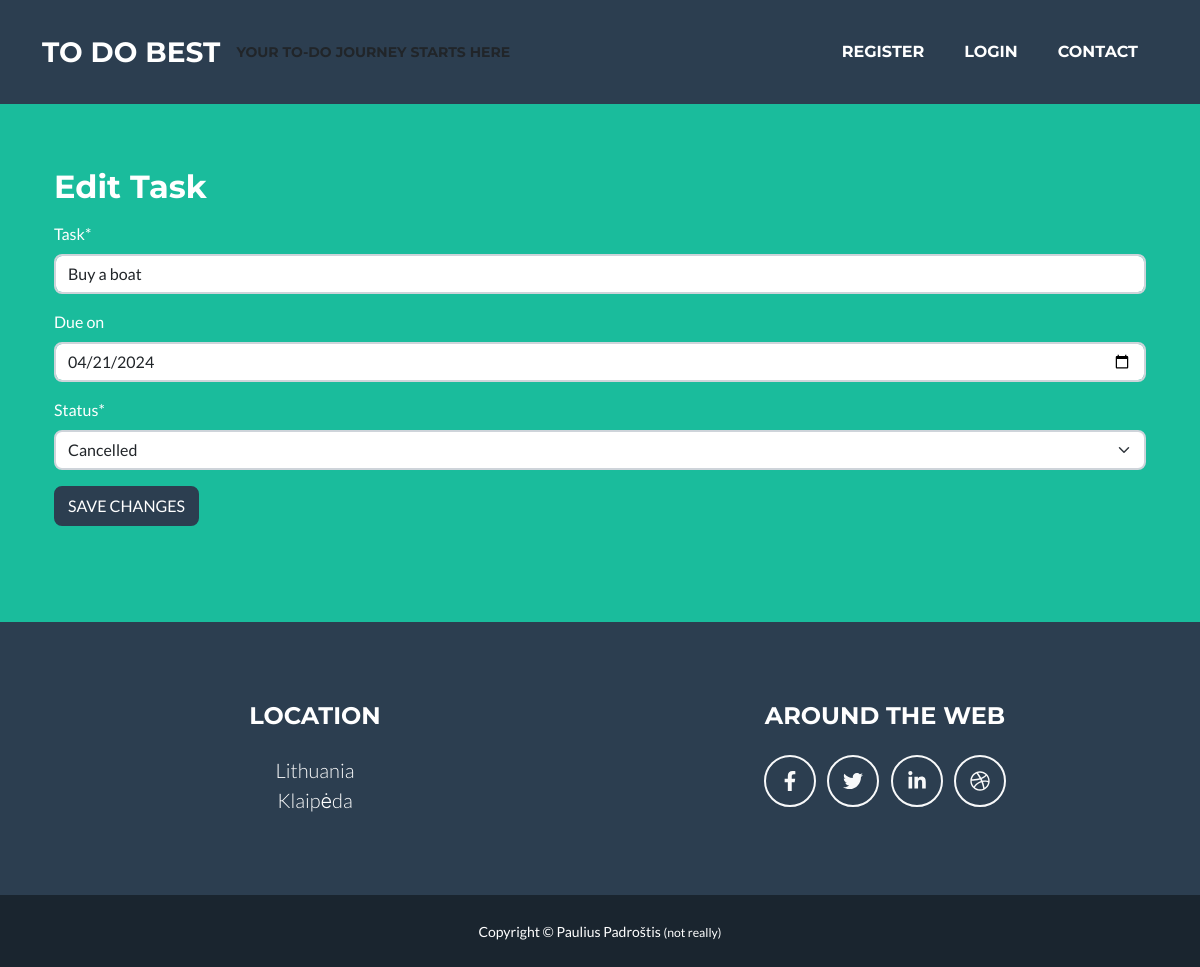
/update_todo/95/update, run on the app's committed database.
### todoapp/models.py (models this page shows, shortened)
class Task(models.Model):
    task = models.CharField(verbose_name='Task', max_length=200)
    user = models.ForeignKey(User, on_delete=models.CASCADE)
    creation_date = models.DateTimeField(verbose_name='Task created', auto_now_add=True)
    due_date = models.DateField(verbose_name='Due on', blank=True, null=True)
    COMPLETION_STATUS = (
        ('td', 'To do'),
        ('ip', 'In Progress'),
        ('ca', 'Cancelled'),
        ('co', 'Completed'),
    )
    status = models.CharField(max_length=2, choices=COMPLETION_STATUS, default='td')
    class Meta:
        verbose_name = 'Task'
        verbose_name_plural = 'Tasks'

### todoapp/views.py (the view, shortened to what this page needs)
# urls.py: path('update_todo/<int:pk>/update', views.UpdateTodoView.as_view(), name='update_todo'),
class UpdateTodoView(generic.UpdateView):
    model = Task
    success_url = reverse_lazy('tasks')
    template_name = 'edit_todo.html'
    form_class = TodoItemForm
    def get_context_data(self, **kwargs):
        context = super().get_context_data(**kwargs)
        context['task'] = Task.objects.all()
        return context

### todoapp/forms.py
class TodoItemForm(forms.ModelForm):
    class Meta:
        model = Task
        fields = ['task', 'due_date', 'status']
        widgets = {'due_date': DateInput()}

### todoapp/templates/edit_todo.html (shortened to what this page needs)
{% extends "base.html" %}
{% load crispy_forms_tags %}
{% block Content %}
<div class="container mt-5">
    <h2>Edit Task</h2>
    <form method="post" class="mt-3">
        {{ form|crispy }}
        <button type="submit" class="btn btn-secondary">SAVE CHANGES</button>
    </form>
</div>
{% endblock %}

### data on the page
Task: task "Buy a boat", due_date "04/21/2024", status "Cancelled"
